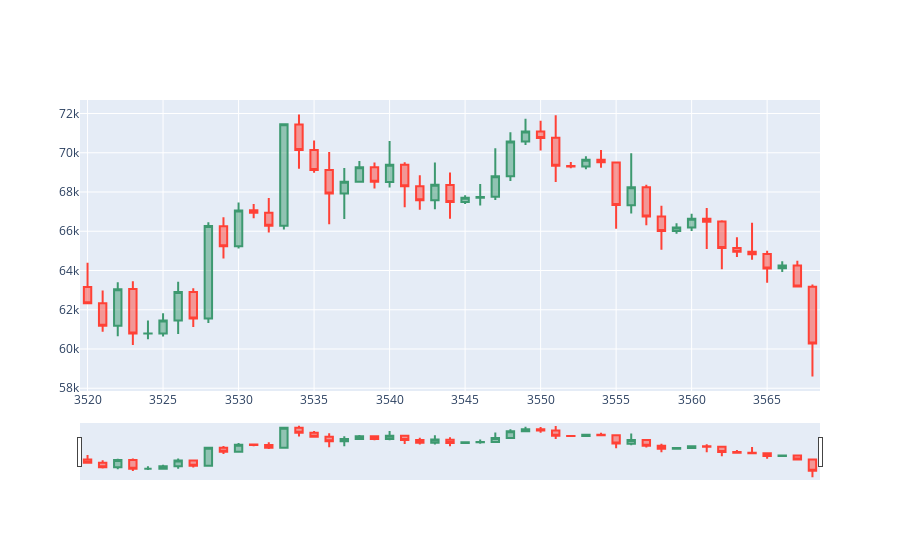

Here is the notebook cell this chart was saved with:
### Code cell
data.reset_index(inplace=True)
dfp1 = data[-50:-1]
import plotly.graph_objects as go

fig = go.Figure(data=[go.Candlestick(x=dfp1.index,
                                     open=dfp1['Open'],
                                     high=dfp1['High'],
                                     low=dfp1['Low'],
                                     close=dfp1['Close'])])
fig.show()
